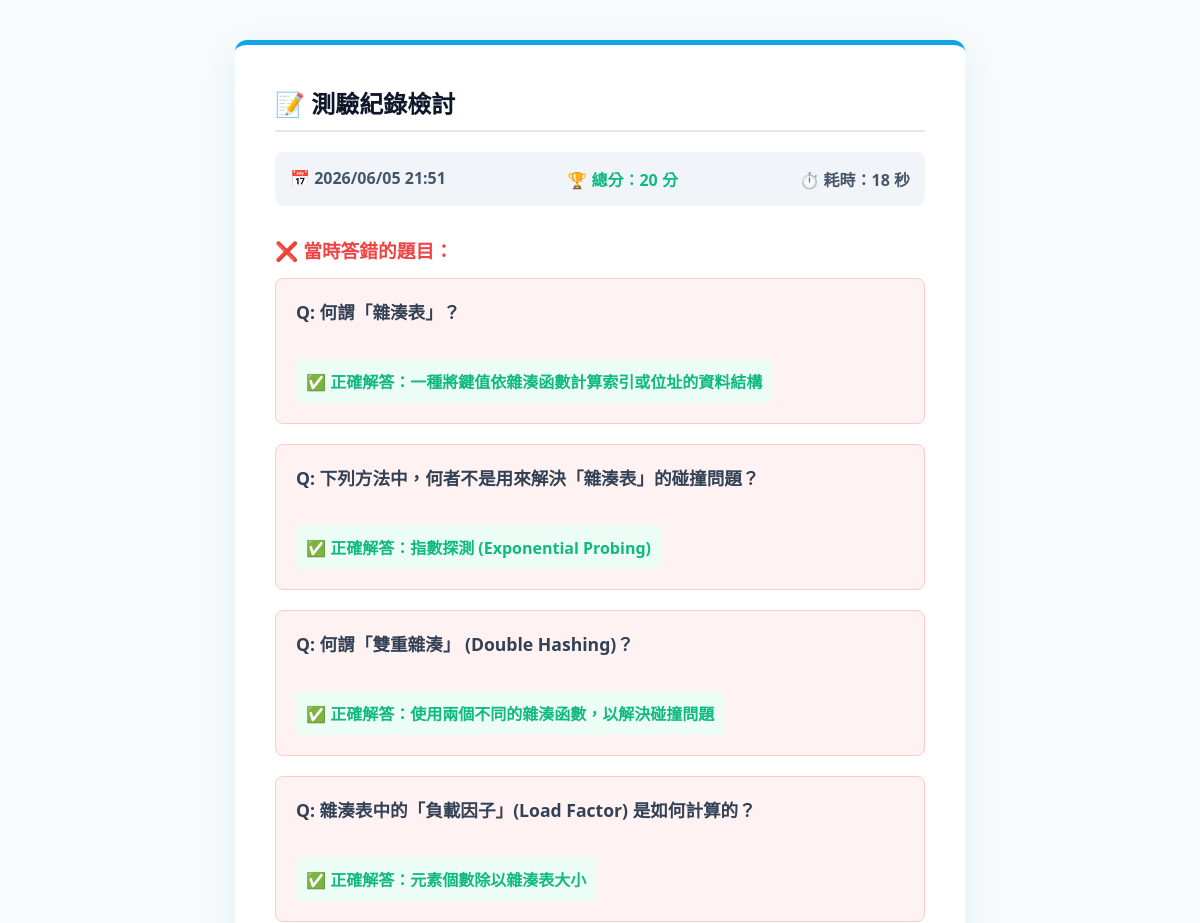
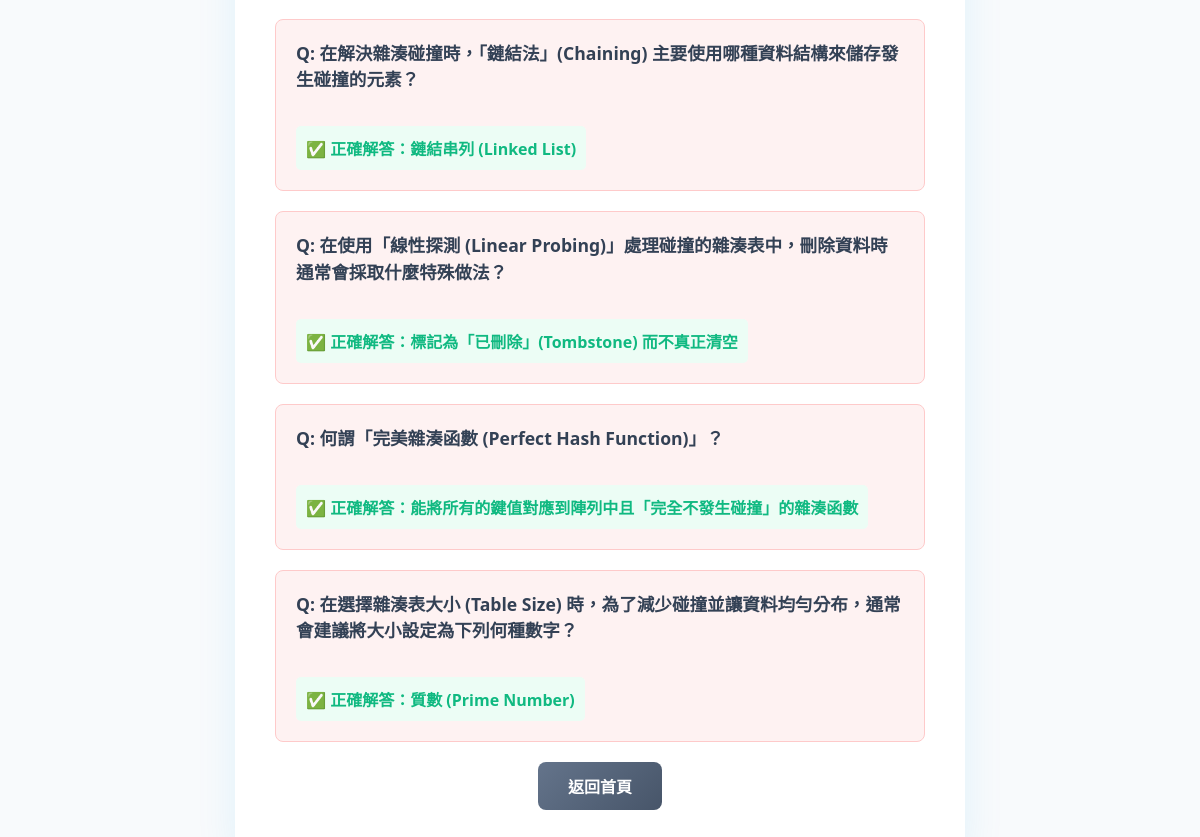
/record/27/ (signed in), run on the app's committed database (2 pictures, top to bottom).
### quiz/models.py (models this page shows, shortened)
class QuizRecord(models.Model):
    user = models.ForeignKey(User, on_delete=models.CASCADE, null=True, blank=True)
    duration_seconds = models.IntegerField("作答時間(秒)")
    score = models.IntegerField("分數", default=0)
    wrong_questions = models.ManyToManyField(Question, blank=True, verbose_name="答錯的題目")
    created_at = models.DateTimeField("測驗時間", auto_now_add=True)

class Question(models.Model):
    DIFFICULTY_CHOICES = [
        ('易', '易 (Easy)'),
        ('中', '中 (Medium)'),
        ('難', '難 (Hard)'),
    ]
    text = models.CharField("題目內容", max_length=500)
    difficulty = models.CharField("難易度", max_length=1, choices=DIFFICULTY_CHOICES, default='中')

class Choice(models.Model):
    question = models.ForeignKey(Question, on_delete=models.CASCADE, related_name='choices', verbose_name="所屬題目")
    text = models.CharField("選項內容", max_length=200)
    is_correct = models.BooleanField("是否為正確答案", default=False)

### quiz/views.py (the view)
# urls.py: path('record/<int:record_id>/', views.record_detail, name='record_detail'),
@login_required
def record_detail(request, record_id):
    record = get_object_or_404(QuizRecord, id=record_id, user=request.user)
    wrong_questions = record.wrong_questions.all()
    wrong_details = []
    for q in wrong_questions:
        correct_choice = q.choices.filter(is_correct=True).first()
        wrong_details.append({
            'question': q,
            'correct_choice': correct_choice
        })
    return render(request, 'quiz/record_detail.html', {
        'record': record,
        'wrong_details': wrong_details
    })

### quiz/templates/quiz/record_detail.html (shortened to what this page needs)
<!DOCTYPE html>
<html lang="zh-TW">
<head>
</head>
<body>
    <div class="detail-card">
        <h2>📝 測驗紀錄檢討</h2>
        <div class="meta-info">
            <span>📅 {{ record.created_at|date:"Y/m/d H:i" }}</span>
            <span style="color: #10b981;">🏆 總分：{{ record.score }} 分</span>
            <span>⏱️ 耗時：{{ record.duration_seconds }} 秒</span>
        </div>
        {% if wrong_details %}
            <h3 style="color: #ef4444; margin-bottom: 15px;">❌ 當時答錯的題目：</h3>
            {% for detail in wrong_details %}
                <div class="wrong-q-box">
                    <p class="q-text">Q: {{ detail.question.text }}</p>
                    <p class="correct-ans">✅ 正確解答：{{ detail.correct_choice.text }}</p>
                </div>
            {% endfor %}
        {% else %}
            <div class="perfect-box">
                🎉 太厲害了！您在這此測驗中獲得了滿分，沒有留下任何錯題！
            </div>
        {% endif %}
        <div style="text-align: center; margin-top: 20px;">
            <a href="{% url 'home' %}" class="btn-back">返回首頁</a>
        </div>
    </div>
</body>
</html>

### quiz/templates/quiz/record_detail.html (style rules this page uses)
body { font-family: "Microsoft JhengHei", "Segoe UI", sans-serif; background-color: #f8fafc; padding: 40px 20px; margin: 0; display: flex; justify-content: center; color: #334155; }
.detail-card { background: #ffffff; padding: 40px; border-radius: 12px; border-top: 5px solid #0ea5e9; box-shadow: 0 10px 40px rgba(14, 165, 233, 0.1); max-width: 650px; width: 100%; }
h2 { color: #0f172a; margin-top: 0; border-bottom: 2px solid #e2e8f0; padding-bottom: 10px; }
.meta-info { background: #f1f5f9; padding: 15px; border-radius: 8px; margin-bottom: 30px; font-weight: bold; color: #475569; display: flex; justify-content: space-between; }
.wrong-q-box { background: #fef2f2; border: 1px solid #fecaca; padding: 20px; border-radius: 8px; margin-bottom: 20px; text-align: left; }
.q-text { font-weight: bold; color: #334155; margin-top: 0; font-size: 1.1em; line-height: 1.5; }
.correct-ans { color: #10b981; font-weight: bold; margin-bottom: 0; background: #ecfdf5; padding: 10px; border-radius: 5px; display: inline-block; }
.btn-back { background: linear-gradient(135deg, #64748b 0%, #475569 100%); color: #ffffff; padding: 12px 30px; border: none; border-radius: 8px; font-weight: bold; text-decoration: none; display: inline-block; transition: all 0.2s; }

### data on the page
QuizRecord: created_at "2026/06/05 21:51", score "20", duration_seconds "18"
Question: question.text "何謂「雜湊表」？", correct_choice.text "一種將鍵值依雜湊函數計算索引或位址的資料結構"
Question: question.text "下列方法中，何者不是用來解決「雜湊表」的碰撞問題？", correct_choice.text "指數探測 (Exponential Probing)"
Question: question.text "何謂「雙重雜湊」 (Double Hashing)？", correct_choice.text "使用兩個不同的雜湊函數，以解決碰撞問題"
Question: question.text "雜湊表中的「負載因子」(Load Factor) 是如何計算的？", correct_choice.text "元素個數除以雜湊表大小"
Question: question.text "在解決雜湊碰撞時，「鏈結法」(Chaining) 主要使用哪種資料結構來儲存發生碰撞的元素？", correct_choice.text "鏈結串列 (Linked List)"
Question: question.text "在使用「線性探測 (Linear Probing)」處理碰撞的雜湊表中，刪除資料時通常會採取什麼特殊做法？", correct_choice.text "標記為「已刪除」(Tombstone) 而不真正清空"
Question: question.text "何謂「完美雜湊函數 (Perfect Hash Function)」？", correct_choice.text "能將所有的鍵值對應到陣列中且「完全不發生碰撞」的雜湊函數"
Question: question.text "在選擇雜湊表大小 (Table Size) 時，為了減少碰撞並讓資料均勻分布，通常會建議將大小設定為下列何種數字？", correct_choice.text "質數 (Prime Number)"
